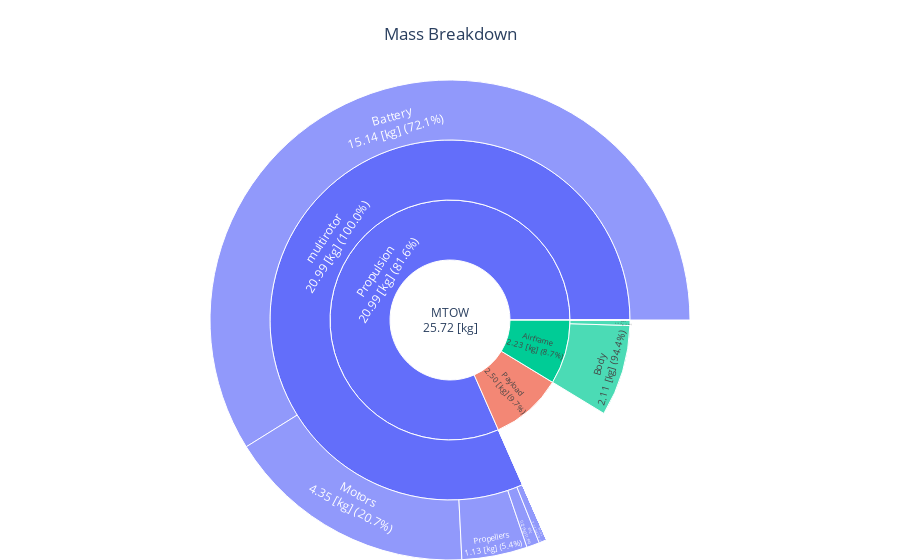

Notebook code for this chart:
### Code cell
fig = mass_breakdown_sun_plot_drone(DJI_M600_OUTPUT_FILE)
fig.show()

### Figure 1 — Plotly figure (JSON) as saved in the notebook; plotly's stock layout.template omitted (floating-point values rounded to 4 significant figures)
{"data": [{"branchvalues": "total", "labels": ["MTOW<br>25.72 [kg]", "Payload<br>2.50 [kg] (9.7%)", "Fuel mission<br>0.00 [kg] (0.0%)", "Propulsion<br>20.99 [kg] (81.6%)", "Airframe<br>2.23 [kg] (8.7%)", "multirotor<br>20.99 [kg] (100.0%)", "Propellers<br>1.13 [kg] (5.4%)", "Motors<br>4.35 [kg] (20.7%)", "Gearboxes<br>0.00 [kg] (0.0%)", "esc<br>0.22 [kg] (1.1%)", "Battery<br>15.14 [kg] (72.1%)", "Wires<br>0.14 [kg] (0.7%)", "fixedwing<br>0.00 [kg] (0.0%)", "Propellers<br>0.00 [kg] (0.0%)", "Motors<br>0.00 [kg] (0.0%)", "Gearboxes<br>0.00 [kg] (0.0%)", "esc<br>0.00 [kg] (0.0%)", "Battery<br>0.00 [kg] (0.0%)", "Wires<br>0.00 [kg] (0.0%)", "Body<br>2.11 [kg] (94.4%)", "Arms<br>0.13 [kg] (5.6%)", "Wing<br>0.00 [kg] (0.0%)", "Fuselage<br>0.00 [kg] (0.0%)", "HTP<br>0.00 [kg] (0.0%)", "VTP<br>0.00 [kg] (0.0%)"], "parents": ["", "MTOW<br>25.72 [kg]", "MTOW<br>25.72 [kg]", "MTOW<br>25.72 [kg]", "MTOW<br>25.72 [kg]", "Propulsion<br>20.99 [kg] (81.6%)", "multirotor<br>20.99 [kg] (100.0%)", "multirotor<br>20.99 [kg] (100.0%)", "multirotor<br>20.99 [kg] (100.0%)", "multirotor<br>20.99 [kg] (100.0%)", "multirotor<br>20.99 [kg] (100.0%)", "multirotor<br>20.99 [kg] (100.0%)", "Propulsion<br>20.99 [kg] (81.6%)", "fixedwing<br>0.00 [kg] (0.0%)", "fixedwing<br>0.00 [kg] (0.0%)", "fixedwing<br>0.00 [kg] (0.0%)", "fixedwing<br>0.00 [kg] (0.0%)", "fixedwing<br>0.00 [kg] (0.0%)", "fixedwing<br>0.00 [kg] (0.0%)", "Airframe<br>2.23 [kg] (8.7%)", "Airframe<br>2.23 [kg] (8.7%)", "Airframe<br>2.23 [kg] (8.7%)", "Airframe<br>2.23 [kg] (8.7%)", "Airframe<br>2.23 [kg] (8.7%)", "Airframe<br>2.23 [kg] (8.7%)"], "type": "sunburst", "values": [25.72, 2.5, 0, 20.99, 2.234, 20.99, 1.135, 4.354, 0, 0.2216, 15.14, 0.1373, 0, 0, 0, 0, 0, 0, 0, 2.108, 0.1262, 0, 0, 0, 0]}], "layout": {"margin": {"b": 0, "l": 0, "r": 0, "t": 80}, "title": {"text": "Mass Breakdown", "x": 0.5}}}
